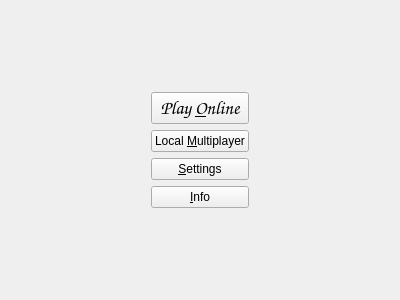
<?xml version="1.0" encoding="UTF-8"?>
<ui version="4.0">
 <class>MainMenu</class>
 <widget class="QMainWindow" name="MainMenu">
  <property name="geometry">
   <rect>
    <x>0</x>
    <y>0</y>
    <width>400</width>
    <height>300</height>
   </rect>
  </property>
  <property name="sizePolicy">
   <sizepolicy hsizetype="Maximum" vsizetype="Maximum">
    <horstretch>0</horstretch>
    <verstretch>0</verstretch>
   </sizepolicy>
  </property>
  <property name="windowTitle">
   <string>SaveUA</string>
  </property>
  <property name="styleSheet">
   <string notr="true"/>
  </property>
  <widget class="QWidget" name="centralWidget">
   <property name="styleSheet">
    <string notr="true"/>
   </property>
   <layout class="QGridLayout" name="gridLayout">
    <item row="0" column="1">
     <spacer name="verticalSpacer">
      <property name="orientation">
       <enum>Qt::Vertical</enum>
      </property>
      <property name="sizeHint" stdset="0">
       <size>
        <width>20</width>
        <height>40</height>
       </size>
      </property>
     </spacer>
    </item>
    <item row="1" column="2">
     <spacer name="horizontalSpacer_2">
      <property name="orientation">
       <enum>Qt::Horizontal</enum>
      </property>
      <property name="sizeHint" stdset="0">
       <size>
        <width>40</width>
        <height>20</height>
       </size>
      </property>
     </spacer>
    </item>
    <item row="1" column="1">
     <layout class="QVBoxLayout" name="verticalLayout">
      <item>
       <widget class="QPushButton" name="pushButton">
        <property name="font">
         <font>
          <family>Comic Sans MS</family>
          <pointsize>14</pointsize>
         </font>
        </property>
        <property name="text">
         <string>Play &amp;Online</string>
        </property>
        <property name="flat">
         <bool>false</bool>
        </property>
       </widget>
      </item>
      <item>
       <widget class="QPushButton" name="pushButton_2">
        <property name="text">
         <string>Local &amp;Multiplayer</string>
        </property>
       </widget>
      </item>
      <item>
       <widget class="QPushButton" name="pushButton_3">
        <property name="text">
         <string>&amp;Settings</string>
        </property>
       </widget>
      </item>
      <item>
       <widget class="QPushButton" name="pushButton_4">
        <property name="text">
         <string>&amp;Info</string>
        </property>
       </widget>
      </item>
     </layout>
    </item>
    <item row="1" column="0">
     <spacer name="horizontalSpacer">
      <property name="orientation">
       <enum>Qt::Horizontal</enum>
      </property>
      <property name="sizeHint" stdset="0">
       <size>
        <width>40</width>
        <height>20</height>
       </size>
      </property>
     </spacer>
    </item>
    <item row="2" column="1">
     <spacer name="verticalSpacer_2">
      <property name="orientation">
       <enum>Qt::Vertical</enum>
      </property>
      <property name="sizeHint" stdset="0">
       <size>
        <width>20</width>
        <height>40</height>
       </size>
      </property>
     </spacer>
    </item>
   </layout>
  </widget>
 </widget>
 <layoutdefault spacing="6" margin="11"/>
 <resources/>
 <connections/>
</ui>
